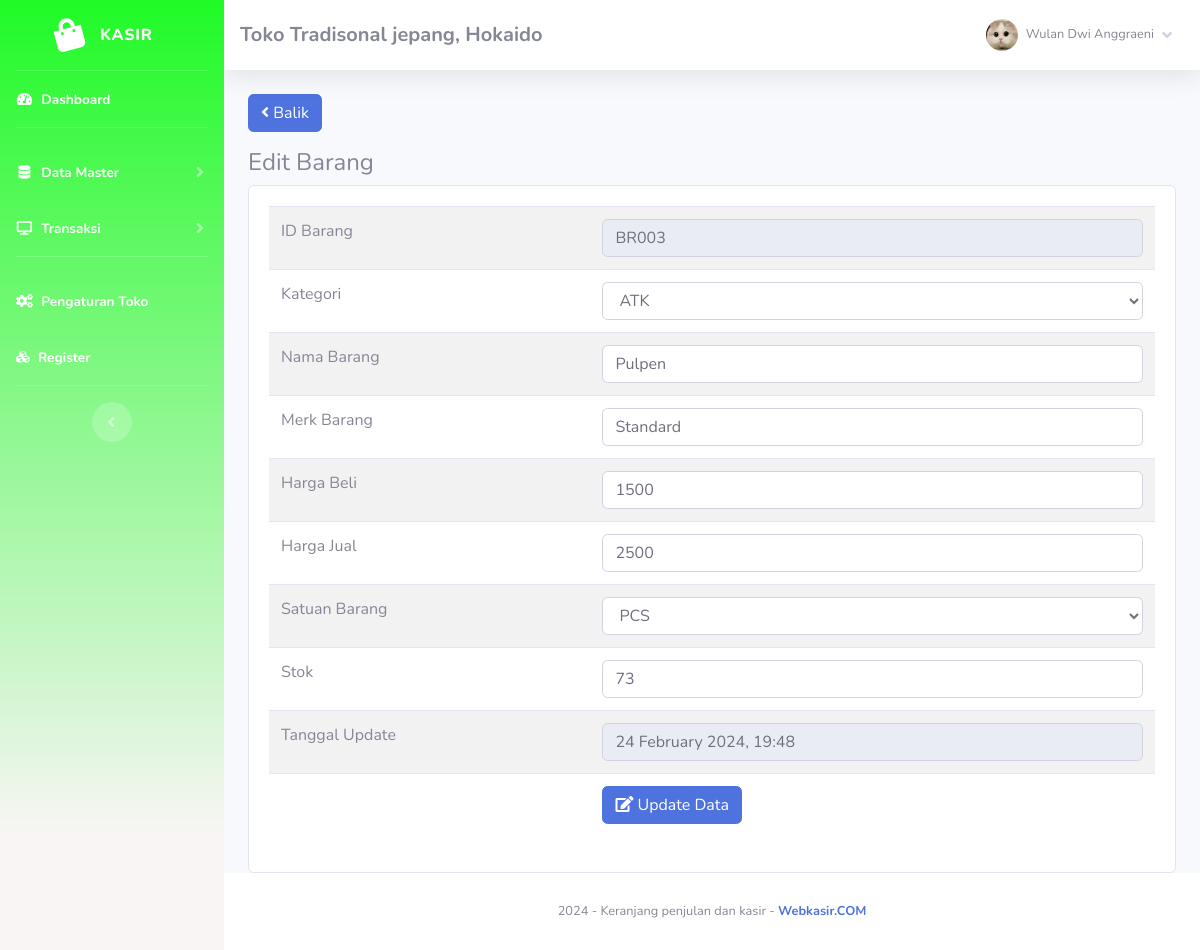
Screenshot of /index.php?page=barang/edit&barang=BR003 (signed in) with the database file from the repository.
### tables this page shows
CREATE TABLE `toko` (
  `id_toko` int(11) NOT NULL,
  `nama_toko` varchar(255) NOT NULL,
  `alamat_toko` text NOT NULL,
  `tlp` varchar(255) NOT NULL,
  `nama_pemilik` varchar(255) NOT NULL
);

CREATE TABLE `member` (
  `id_member` int(11) NOT NULL,
  `nm_member` varchar(255) DEFAULT NULL,
  `alamat_member` text DEFAULT NULL,
  `telepon` varchar(255) DEFAULT NULL,
  `email` varchar(255) DEFAULT NULL,
  `gambar` text DEFAULT NULL,
  `NIK` text DEFAULT NULL,
  `status` enum('1','2') NOT NULL,
  `user` varchar(255) NOT NULL,
  `pass` varchar(255) NOT NULL
);

CREATE TABLE `barang` (
  `id` int(11) NOT NULL,
  `id_barang` varchar(255) NOT NULL,
  `id_kategori` int(11) NOT NULL,
  `nama_barang` text NOT NULL,
  `merk` varchar(255) NOT NULL,
  `harga_beli` varchar(255) NOT NULL,
  `harga_jual` varchar(255) NOT NULL,
  `satuan_barang` varchar(255) NOT NULL,
  `stok` text NOT NULL,
  `tgl_input` varchar(255) NOT NULL,
  `tgl_update` varchar(255) DEFAULT NULL
);

CREATE TABLE `kategori` (
  `id_kategori` int(11) NOT NULL,
  `nama_kategori` varchar(255) NOT NULL,
  `tgl_input` varchar(255) NOT NULL
);

### fungsi/view/view.php (called while the page is built, shortened)
<?php
class view
{
    protected $db;
    public function __construct($db)
    {
        $this->db = $db;
    }
    public function member_edit($id)
    {
        $sql = "SELECT * FROM member WHERE id_member=?";
        $row = $this->db->prepare($sql);
        $row->execute(array($id));
        $hasil = $row->fetch();
        return $hasil;
    }
    public function toko()
    {
        $sql = "select*from toko where id_toko='1'";
        $row = $this->db->prepare($sql);
        $row->execute();
        $hasil = $row->fetch();
        return $hasil;
    }
    public function kategori()
    {
        $sql = "select*from kategori";
        $row = $this->db->prepare($sql);
        $row->execute();
        $hasil = $row->fetchAll();
        return $hasil;
    }
    public function barang_edit($id)
    {
        $sql = "select barang.*, kategori.id_kategori, kategori.nama_kategori
                from barang inner join kategori on barang.id_kategori = kategori.id_kategori
                where id_barang=?";
        $row = $this->db->prepare($sql);
        $row->execute(array($id));
        $hasil = $row->fetch();
        return $hasil;
    }
}

### admin/module/barang/edit/index.php (the view, shortened to what this page needs)
 <?php
	$id = $_GET['barang'];
	$hasil = $lihat -> barang_edit($id);
?>
 <a href="index.php?page=barang" class="btn btn-primary mb-3"><i class="fa fa-angle-left"></i> Balik </a>
 <h4>Edit Barang</h4>
<div class="card card-body">
	<div class="table-responsive">
		<table class="table table-striped">
			<form action="fungsi/edit/edit.php?barang=edit" method="POST">
				<tr>
					<td>ID Barang</td>
					<td><input type="text" readonly="readonly" class="form-control" value="<?php echo $hasil['id_barang'];?>"
							name="id"></td>
				</tr>
				<tr>
					<td>Kategori</td>
					<td>
						<select name="kategori" class="form-control">
							<option value="<?php echo $hasil['id_kategori'];?>"><?php echo $hasil['nama_kategori'];?></option>
							<?php  $kat = $lihat -> kategori(); foreach($kat as $isi){ 	?>
							<option value="<?php echo $isi['id_kategori'];?>"><?php echo $isi['nama_kategori'];?></option>
							<?php }?>
						</select>
					</td>
				</tr>
				<tr>
					<td>Nama Barang</td>
					<td><input type="text" class="form-control" value="<?php echo $hasil['nama_barang'];?>" name="nama"></td>
				</tr>
				<tr>
					<td>Merk Barang</td>
					<td><input type="text" class="form-control" value="<?php echo $hasil['merk'];?>" name="merk"></td>
				</tr>
				<tr>
					<td>Harga Beli</td>
					<td><input type="number" class="form-control" value="<?php echo $hasil['harga_beli'];?>" name="beli"></td>
				</tr>
				<tr>
					<td>Harga Jual</td>
					<td><input type="number" class="form-control" value="<?php echo $hasil['harga_jual'];?>" name="jual"></td>
				</tr>
				<tr>
					<td>Satuan Barang</td>
					<td>
						<select name="satuan" class="form-control">
							<option value="<?php echo $hasil['satuan_barang'];?>"><?php echo $hasil['satuan_barang'];?>
							</option>
						</select>
					</td>
				</tr>
				<tr>
					<td>Stok</td>
					<td><input type="number" class="form-control" value="<?php echo $hasil['stok'];?>" name="stok"></td>
				</tr>
				<tr>
					<td>Tanggal Update</td>
					<td><input type="text" readonly="readonly" class="form-control" value="<?php echo  date("j F Y, G:i");?>"
							name="tgl"></td>
				</tr>
				<tr>
					<td></td>
					<td><button class="btn btn-primary"><i class="fa fa-edit"></i> Update Data</button></td>
				</tr>
			</form>
		</table>
	</div>
</div>

### admin/template/sidebar.php (shortened to what this page needs)
<?php
    $id = $_SESSION['admin']['id_member'];
    $hasil_profil = $lihat -> member_edit($id);
?>
<ul class="navbar-nav sidebar sidebar-dark accordion" style="background: rgb(249,245,245);
background: linear-gradient(0deg, rgba(249,245,245,1) 12%, rgba(32,250,39,1) 100%);" id="accordionSidebar">
    <a class="sidebar-brand d-flex align-items-center justify-content-center" href="index.php">
        <div class="sidebar-brand-icon rotate-n-15">
        <i class="fa fa-shopping-bag" aria-hidden="true"></i>
        </div>
        <div class="sidebar-brand-text mx-3">Kasir<sup></sup></div>
    </a>
    <hr class="sidebar-divider my-0">
    <li class="nav-item active">
        <a class="nav-link" href="index.php">
            <i class="fas fa-fw fa-tachometer-alt"></i>
            <span>Dashboard</span></a>
    </li>
    <hr class="sidebar-divider">
    <li class="nav-item active">
        <a class="nav-link collapsed" href="#" data-toggle="collapse" data-target="#collapseTwo" aria-expanded="true"
            aria-controls="collapseTwo">
            <i class="fas fa-fw fa-database"></i>
            <span>Data Master</span>
        </a>
    </li>
    <li class="nav-item active">
        <a class="nav-link collapsed" href="#" data-toggle="collapse" data-target="#collapse3" aria-expanded="true"
            aria-controls="collapse3">
            <i class="fas fa-fw fa-desktop"></i>
            <span>Transaksi</span>
        </a>
    </li>
    <hr class="sidebar-divider">
    <li class="nav-item active">
        <a class="nav-link" href="index.php?page=pengaturan">
            <i class="fas fa-fw fa-cogs"></i>
            <span>Pengaturan Toko</span></a>
    </li>
    <li class="nav-item active">
        <a class="nav-link" href="register.php">
        <i class="fa fa-cubes" aria-hidden="true"></i>
            <span>Register</span></a>
    </li>
    <hr class="sidebar-divider d-none d-md-block">
    <div class="text-center d-none d-md-inline">
        <button class="rounded-circle border-0" id="sidebarToggle"></button>
    </div>
</ul>
<div id="content-wrapper" class="d-flex flex-column">
    <div id="content">
        <nav class="navbar navbar-expand navbar-light bg-white topbar mb-4 static-top shadow">
            <h5 class="d-lg-block d-none mt-2"><b><?php echo $toko['nama_toko'];?>, <?php echo $toko['alamat_toko'];?></b></h5>
            <ul class="navbar-nav ml-auto">
                <li class="nav-item dropdown no-arrow">
                    <a class="nav-link dropdown-toggle" href="#" id="userDropdown" role="button" data-toggle="dropdown"
                        aria-haspopup="true" aria-expanded="false">
                        <img class="img-profile rounded-circle"
                            src="assets/img/user/<?php echo $hasil_profil['gambar'];?>">
                        <span
                            class="mr-2 d-none d-lg-inline text-gray-600 small ml-2"><?php echo $hasil_profil['nm_member'];?></span>
                        <i class="fas fa-angle-down"></i>
                    </a>
                </li>
            </ul>
        </nav>
        <div class="container-fluid">

### rows the page displays
toko: nama_toko "Toko Tradisonal jepang", alamat_toko "Hokaido"
member: gambar (picture), nm_member "Wulan Dwi Anggraeni"
barang: id "BR003", kategori "ATK", nama "Pulpen", merk "Standard", beli "1500", jual "2500", satuan "PCS", stok "73"
